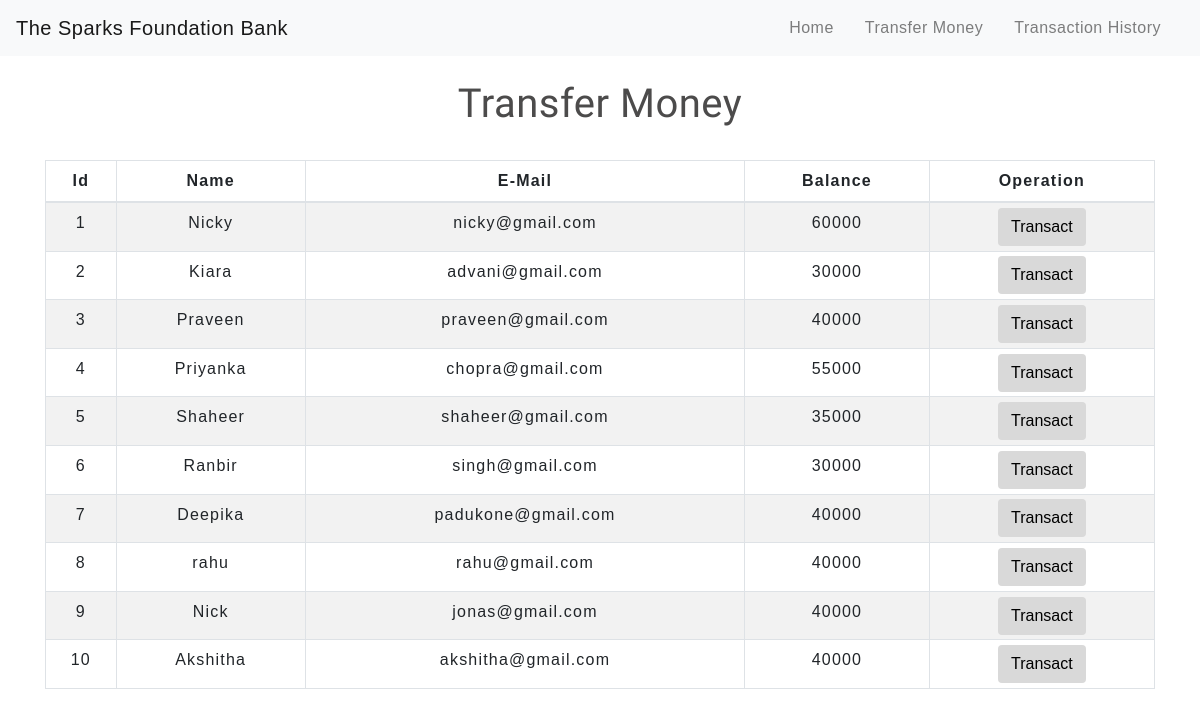
/transfer.php, run on the app's committed database.
### tables this page shows
CREATE TABLE `users` (
  `id` int(3) NOT NULL,
  `name` text NOT NULL,
  `email` varchar(30) NOT NULL,
  `balance` int(8) NOT NULL
);

### transfer.php (the view, shortened to what this page needs)
<!DOCTYPE html>
<html lang="en">
<head>
    <link rel="stylesheet" href="https://maxcdn.bootstrapcdn.com/bootstrap/4.0.0/css/bootstrap.min.css">
    <link rel="stylesheet" type="text/css" href="css/table.css">
    <link rel="stylesheet" type="text/css" href="css/navbar.css">
</head>
<body>
<?php
    include 'config.php';
    $sql = "SELECT * FROM users";
    $result = mysqli_query($conn,$sql);
?>
<?php
  include 'navbar.php';
?>
<div class="container">
        <h2 class="text-center pt-4">Transfer Money</h2>
        <br>
            <div class="row">
                <div class="col">
                    <div class="table-responsive-sm">
                    <table class="table table-hover table-sm table-striped table-condensed table-bordered">
                        <thead>
                            <tr>
                            <th scope="col" class="text-center py-2">Id</th>
                            <th scope="col" class="text-center py-2">Name</th>
                            <th scope="col" class="text-center py-2">E-Mail</th>
                            <th scope="col" class="text-center py-2">Balance</th>
                            <th scope="col" class="text-center py-2">Operation</th>
                            </tr>
                        </thead>
                        <tbody>
                <?php
                    while($rows=mysqli_fetch_assoc($result)){
                ?>
                    <tr>
                        <td class="py-2"><?php echo $rows['id'] ?></td>
                        <td class="py-2"><?php echo $rows['name']?></td>
                        <td class="py-2"><?php echo $rows['email']?></td>
                        <td class="py-2"><?php echo $rows['balance']?></td>
                        <td><a href="userdetail.php?id= <?php echo $rows['id'] ;?>"> <button type="button" class="btn">Transact</button></a></td>
                    </tr>
                <?php
                    }
                ?>
                        </tbody>
                    </table>
                    </div>
                </div>
            </div>
         </div>
</body>
</html>

### navbar.php (shortened to what this page needs)
<nav class="navbar navbar-expand-md navbar-light bg-light">
<a class="navbar-brand" href="index.php">The Sparks Foundation Bank</a>
<div class="collapse navbar-collapse" id="collapsibleNavbar">
      <ul class="navbar-nav ml-auto">
        <li class="nav-item">
          <a class="nav-link" href="index.php">Home</a>
        </li>
        <li class="nav-item">
          <a class="nav-link" href="transfer.php">Transfer Money</a>
        </li>
        <li class="nav-item">
          <a class="nav-link" href="transactionhistory.php">Transaction History</a>
        </li>
    </div>
 </nav>

### css/table.css (style rules this page uses)
* { padding: 0; margin: 0; box-sizing: border-box; font-family: sans-serif; }
h2 { font-size: 40px; }
table { letter-spacing: 1.2px; }
td { text-align: center; }
button { border:none; background: #d9d9d9; transition: 1s; }

### css/navbar.css (style rules this page uses)
.nav-link { margin-right: 15px; color:#2F363F; letter-spacing: 0.5px; transition: 0.5s; }
.navbar-brand { color: #4C4B4B; letter-spacing: 0.5px; }
h2 { color: #4C4B4B; letter-spacing: 0.5px; font-family: raleway; }

### transfer.php (style rules this page uses)
button { transition: 1.5s; }

### data on the page
users: id "1", name "Nicky", email "nicky@gmail.com", balance "60000"
users: id "2", name "Kiara", email "advani@gmail.com", balance "30000"
users: id "3", name "Praveen", email "praveen@gmail.com", balance "40000"
users: id "4", name "Priyanka", email "chopra@gmail.com", balance "55000"
users: id "5", name "Shaheer", email "shaheer@gmail.com", balance "35000"
users: id "6", name "Ranbir", email "singh@gmail.com", balance "30000"
users: id "7", name "Deepika", email "padukone@gmail.com", balance "40000"
users: id "8", name "rahu", email "rahu@gmail.com", balance "40000"
users: id "9", name "Nick", email "jonas@gmail.com", balance "40000"
users: id "10", name "Akshitha", email "akshitha@gmail.com", balance "40000"
